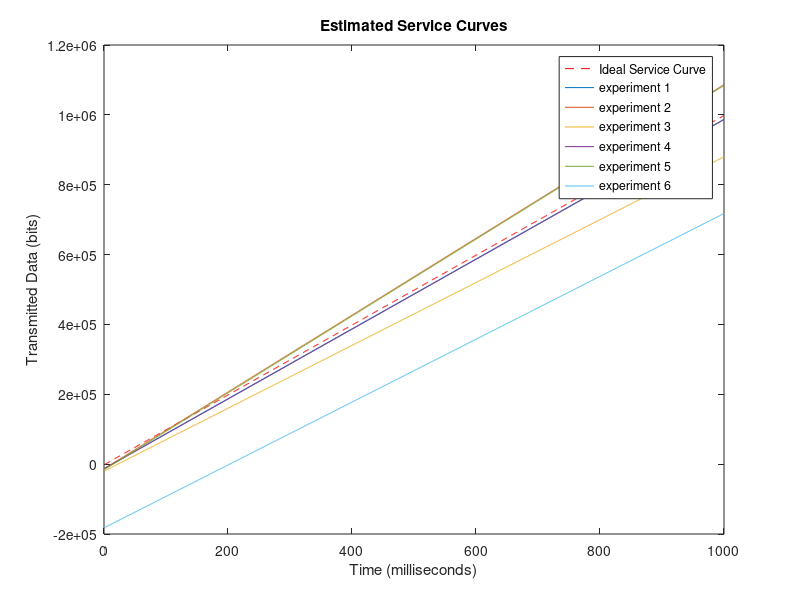

This figure's MATLAB source:
figure(1);
x = 1:1:1000;

k = 1000
y0 = x*k - 1840;
y1 = x*k - 12800;
y2 = 1.1*x*k - 13600;
y3 = 0.9*x*k - 20000;

y4 = x*k - 13600;
y5 = 1.1*x*k - 16000;
y6 = 0.9*x*k - 182400;



%plot(x,y0,x,y1, x,y2, x, y3, x, y4, x, y5, x, y6);
plot(x,y0,'r--', x,y1, x,y2, x, y3, x,y4, x,y5, x,y6);
%plot(x,y1, x,y2, x, y3, x, y4, x, y5, x, y6, x, y7);

title('Estimated Service Curves');
xlabel('Time (milliseconds)');
ylabel('Transmitted Data (bits)');
legend('Ideal Service Curve', 'experiment 1', 'experiment 2', 'experiment 3','experiment 4','experiment 5','experiment 6');
%legend('experiment 1', 'experiment 2', 'experiment 3', 'experiment 4', 'experiment 5', 'experiment 6', 'experiment');
%legend('Ideal Service Curve', 'experiment 1', 'experiment 2', 'experiment 3', 'experiment 4', 'experiment 5', 'experiment 6');